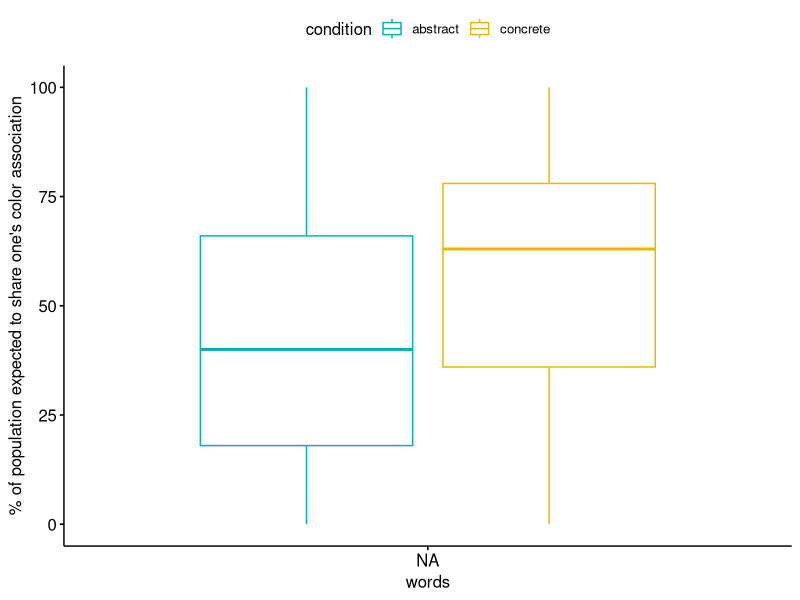
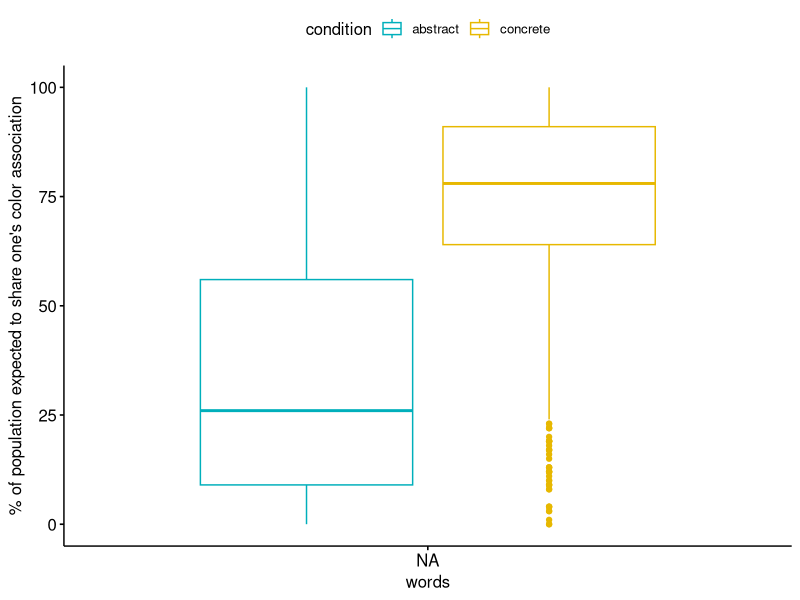
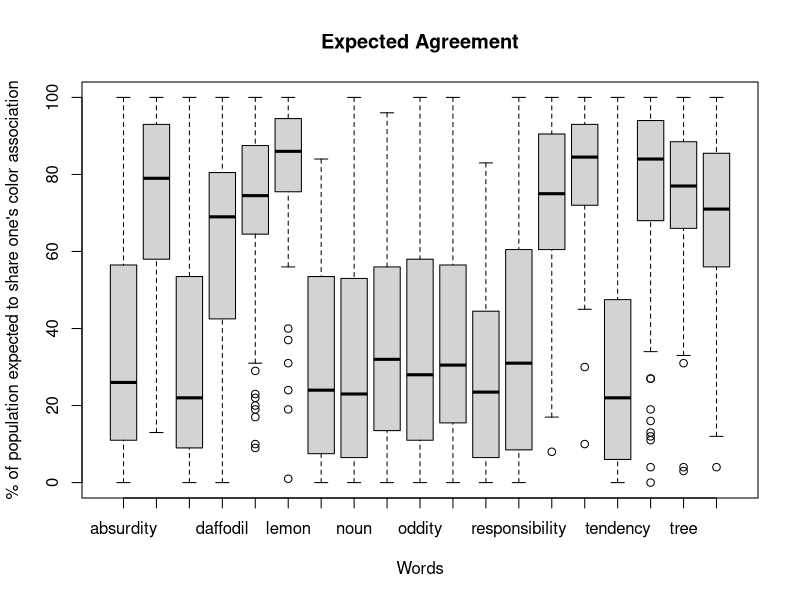
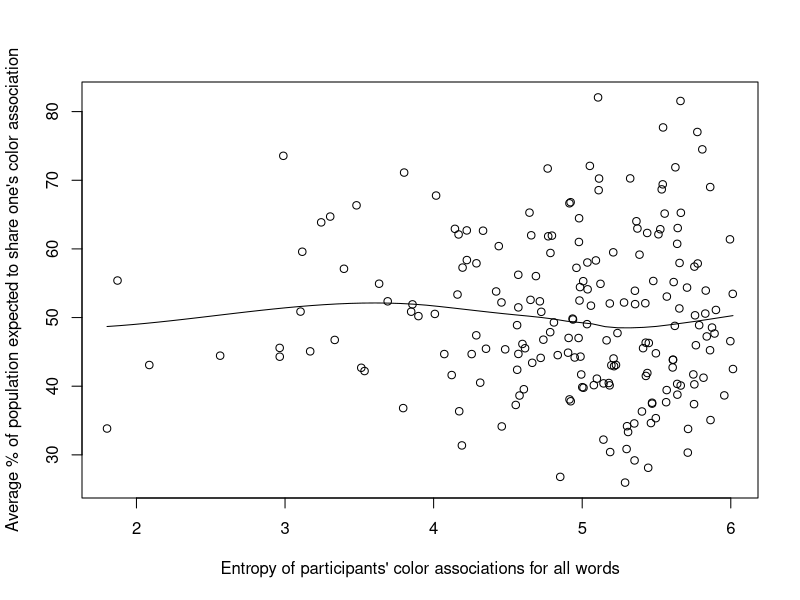

The R source for these figures, in order: (Note: this script raises an error after producing the figures.)
## ---- chunk 1
library(tidyverse)
library(knitr)
library(scales)
library(xtable)
library(broom)
## ---- chunk 2
d = read_csv('./expectation/expectations-by-condition.csv') 
## ---- chunk 3
library("ggpubr")
ggboxplot(d, y = "sliderResponse", 
          color = "condition", palette = c("#00AFBB", "#E7B800"),
          order = c("abstract", "concrete"),
          ylab = "% of population expected to share one's color association", xlab="words")
## ---- chunk 4
library(dplyr)
selectedWords <- filter(d, word %in% c("lemon", "sun", "tomato", "fire", "apple", "spinach", "vegetable", "tree", "daffodil", 'noun', 'misconception', 'peculiarity', 'tendency', 'obligation', 'randomness', 'oddity', 'complexity', 'responsibility', 'absurdity'))

library("ggpubr")
ggboxplot(selectedWords, y = "sliderResponse", 
          color = "condition", palette = c("#00AFBB", "#E7B800"),
          order = c("abstract", "concrete"),
          ylab = "% of population expected to share one's color association", xlab="words")
## ---- chunk 5
boxplot(sliderResponse~word, data=selectedWords, main="Expected Agreement",
   xlab="Words", ylab="% of population expected to share one's color association")
## ---- chunk 6

filtered <- d %>%
  mutate(sliderResponse = as.numeric(sliderResponse))
# calculate mean per group 
avgExpectation <- aggregate(filtered$sliderResponse, by = list(filtered$word), FUN = mean)

# load and format entropy data
f = read_csv('./entropy/sorted-entropies-all-both.csv') 

f = f %>%
  mutate(both = as.numeric(both))

scatter.smooth(x=f$both, y=avgExpectation$x, xlab = "Entropy of participants' color associations for all words", ylab = "Average % of population expected to share one's color association")
## ---- chunk 7
library(lme4)

mixedModel <- lmer(entropy$filtered ~ sliderResponse$d  + (1|aID$d))
summary(mixedModel)
